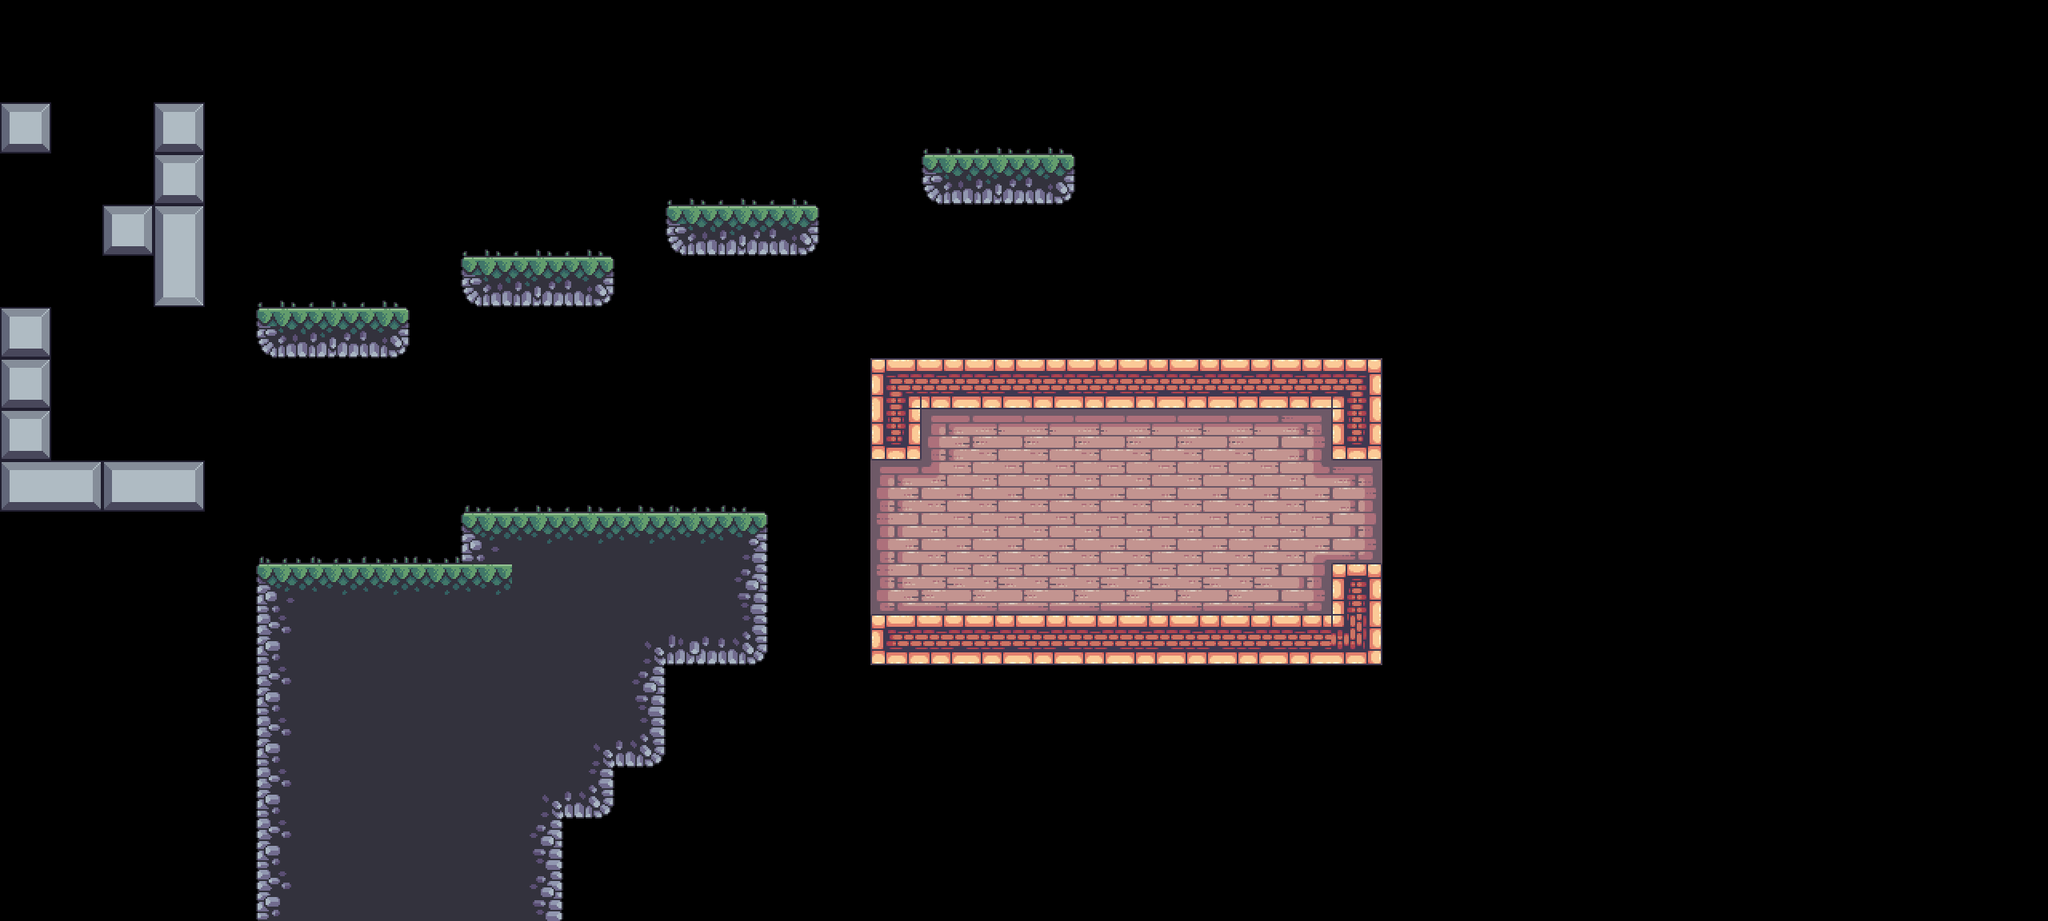

This game map was drawn from its Tiled (.tmx) file and the tilesets committed beside it. A one-line description and the trimmed map source follow:
An orthogonal 40x18 tile map with 64x64 px tiles, 3 tile layers (BG, Terrain, Grass), 9 tilesets and 75 objects (29x silver, 9x static, 7x tooth, 4x shell, 4x diamond, ...).

<map version="1.10" tiledversion="1.10.2" orientation="orthogonal" renderorder="right-down" width="40" height="18" tilewidth="64" tileheight="64" infinite="0" nextlayerid="16" nextobjectid="230">
 <tileset firstgid="1" source="../data/tilesets/outside.tsx" />
 <tileset firstgid="49" source="../data/tilesets/items.tsx" />
 <tileset firstgid="54" source="../data/tilesets/inside.tsx" />
 <tileset firstgid="150" source="../data/tilesets/extra.tsx" />
 <tileset firstgid="216" source="../data/tilesets/objects.tsx" />
 <tileset firstgid="244" source="../data/tilesets/platforms.tsx" />
 <tileset firstgid="252" source="../data/tilesets/enemies.tsx" />
 <tileset firstgid="252" source="../data/tilesets/grass.tsx" />
 <tileset firstgid="257" name="0" tilewidth="104" tileheight="140" tilecount="1" columns="1">
  <image source="../graphics/player/player2/idle/0.png" width="104" height="140" />
 </tileset>
 <layer id="9" name="BG" width="40" height="18">
  <data>[720 cells, 38 non-empty, 11 distinct tile ids]</data>
 </layer>
 <objectgroup id="12" name="BG details" class="window">
  <object id="49" name="candle" gid="231" x="1152.5" y="695" width="64" height="64" />
  <object id="50" name="candle" gid="231" x="1411" y="696.5" width="64" height="64" />
  <object id="51" name="window" gid="232" x="1560.5" y="616.5" width="64" height="64" />
  <object id="52" name="window" gid="232" x="1208.5" y="630.5" width="64" height="64" />
  <object id="53" name="big_chain" gid="233" x="1344" y="630" width="64" height="116" />
  <object id="54" name="small_chain" gid="234" x="1434.67" y="574.333" width="64" height="62" />
  <object id="55" name="static" gid="235" x="1381" y="766" width="14" height="34" />
  <object id="56" name="static" gid="236" x="1582.67" y="767" width="30" height="14" />
  <object id="57" name="static" gid="237" x="1309.67" y="767" width="14" height="28" />
  <object id="58" name="static" gid="238" x="1246.67" y="766.667" width="24" height="14" />
  <object id="59" name="static" gid="239" x="1452.67" y="765.333" width="42" height="44" />
  <object id="60" name="static" gid="240" x="1591" y="764.333" width="42" height="44" />
  <object id="61" name="static" gid="241" x="1498" y="694" width="52" height="178" />
  <object id="62" name="static" gid="242" x="1268.67" y="693.333" width="52" height="178" />
  <object id="63" name="static" gid="243" x="1094" y="767" width="82" height="98" />
 </objectgroup>
 <layer id="1" name="Terrain" width="40" height="18">
  <data>[720 cells, 109 non-empty, 22 distinct tile ids]</data>
 </layer>
 <layer id="10" name="Grass" width="40" height="18">
  <data>[720 cells, 22 non-empty, 4 distinct tile ids]</data>
 </layer>
 <objectgroup id="4" name="Objects">
  <object id="4" name="flag" gid="219" x="1664" y="448" width="68" height="186" />
  <object id="11" name="palm_large" gid="220" x="312.666" y="704.667" width="78" height="136" />
  <object id="12" name="palm_small" gid="222" x="1109.57" y="453.997" width="85.0939" height="109.558" />
  <object id="27" name="palm_bg" gid="217" x="855" y="640" width="128" height="128" />
  <object id="43" name="palm_bg_left" gid="228" x="245" y="754" width="104" height="106" />
  <object id="44" name="palm_bg_right" gid="229" x="929.5" y="695" width="104" height="106" />
  <object id="88" name="crate" gid="218" x="460.5" y="390" width="50" height="36" />
  <object id="89" name="barrel" gid="216" x="435.5" y="390.666" width="46" height="50" />
  <object id="110" name="barrel" gid="216" x="531" y="704.5" width="46" height="50" />
  <object id="111" name="crate" gid="218" x="496.333" y="704.667" width="43" height="36" />
  <object id="121" name="palm_large" gid="220" x="1168" y="451" width="78" height="136" />
  <object id="229" name="player" gid="257" x="487.667" y="690.833" width="104" height="140" />
 </objectgroup>
 <objectgroup id="13" name="Moving Objects">
  <object id="66" name="boat" x="1790.67" y="811.333" width="768" height="38">
   <properties>
    <property name="flip" type="bool" value="true" />
    <property name="platform" type="bool" value="true" />
    <property name="speed" type="int" value="60" />
   </properties>
  </object>
 </objectgroup>
 <objectgroup id="6" name="Enemies">
  <object id="36" name="shell" gid="224" x="60" y="580" width="76" height="46">
   <properties>
    <property name="reverse" type="bool" value="false" />
   </properties>
  </object>
  <object id="38" name="tooth" gid="225" x="1278" y="768" width="48" height="46" />
  <object id="39" name="shell" gid="224" x="318.667" y="706.333" width="76" height="46">
   <properties>
    <property name="reverse" type="bool" value="false" />
   </properties>
  </object>
  <object id="76" name="tooth" gid="225" x="1226.5" y="450.833" width="48" height="46" />
  <object id="81" name="tooth" gid="225" x="1587.66" y="450.166" width="48" height="46" />
  <object id="84" name="tooth" gid="225" x="654.333" y="324.5" width="48" height="46" />
  <object id="85" name="shell" gid="224" x="951.333" y="259.5" width="76" height="46">
   <properties>
    <property name="reverse" type="bool" value="true" />
   </properties>
  </object>
  <object id="94" name="tooth" gid="225" x="781.583" y="643.333" width="48" height="46" />
  <object id="212" name="tooth" gid="225" x="694.5" y="643.667" width="48" height="46" />
  <object id="214" name="tooth" gid="225" x="1456" y="769.667" width="48" height="46" />
  <object id="215" name="shell" gid="224" x="-5" y="130" width="76" height="46">
   <properties>
    <property name="reverse" type="bool" value="false" />
   </properties>
  </object>
 </objectgroup>
 <objectgroup id="2" name="Water">
  <object id="2" name="water" x="0" y="832" width="2560" height="320" />
 </objectgroup>
 <objectgroup id="14" name="Items">
  <object id="95" name="silver" gid="52" x="130" y="536" width="64" height="64" />
  <object id="96" name="silver" gid="52" x="195.5" y="536" width="64" height="64" />
  <object id="97" name="silver" gid="52" x="130" y="588" width="64" height="64" />
  <object id="98" name="silver" gid="52" x="195" y="588" width="64" height="64" />
  <object id="99" name="silver" gid="52" x="339.667" y="388.333" width="64" height="64" />
  <object id="100" name="silver" gid="52" x="667" y="330.334" width="64" height="64" />
  <object id="101" name="silver" gid="52" x="342.333" y="327.667" width="64" height="64" />
  <object id="102" name="silver" gid="52" x="411.667" y="325.667" width="64" height="64" />
  <object id="103" name="diamond" gid="49" x="1498" y="763" width="64" height="64" />
  <object id="104" name="silver" gid="52" x="626" y="331" width="64" height="64" />
  <object id="105" name="silver" gid="52" x="1135.5" y="195.5" width="64" height="64" />
  <object id="106" name="silver" gid="52" x="1186.5" y="194.5" width="64" height="64" />
  <object id="107" name="silver" gid="52" x="1233.5" y="191.5" width="64" height="64" />
  <object id="109" name="diamond" gid="49" x="1323" y="455" width="64" height="64" />
  <object id="122" name="skull" gid="53" x="1088.67" y="640.167" width="64" height="64" />
  <object id="123" name="silver" gid="52" x="830.333" y="267" width="64" height="64" />
  <object id="124" name="silver" gid="52" x="884.333" y="267" width="64" height="64" />
  <object id="125" name="silver" gid="52" x="403.333" y="711.333" width="64" height="64" />
  <object id="126" name="silver" gid="52" x="580.667" y="648.667" width="64" height="64" />
  <object id="129" name="silver" gid="52" x="645.333" y="646" width="64" height="64" />
  <object id="130" name="silver" gid="52" x="718" y="643.333" width="64" height="64" />
  <object id="131" name="silver" gid="52" x="856.667" y="646" width="64" height="64" />
  <object id="132" name="silver" gid="52" x="1469.33" y="454.667" width="64" height="64" />
  </objectgroup>
 <objectgroup id="15" name="Data">
  <!-- 1 objects omitted --></objectgroup>
</map>
<!-- 12 of 75 objects omitted -->
